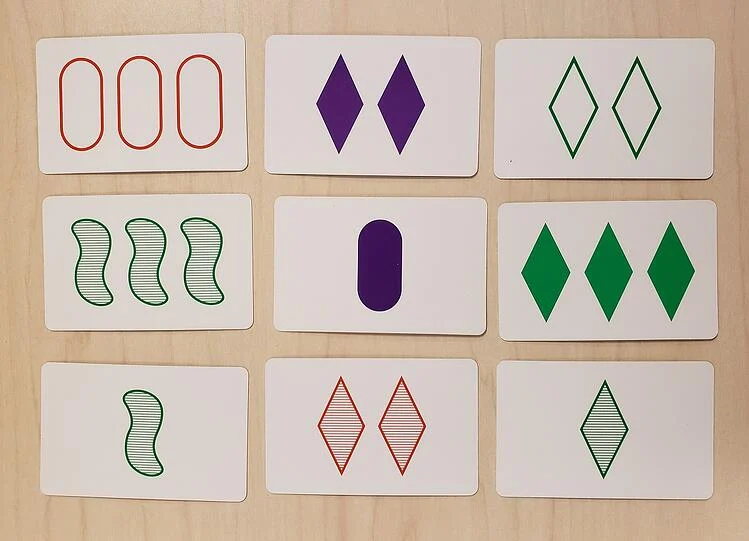
#> input picture image/image2.webp, 749 x 541 px
$ python main.py   (older library calls are emulated)
#> lines starting #> are read from the running program, lines starting #| are printed output that depends on the picture; after the words box and inside, x2 and y2 are one past the last pixel; in counts of white or black regions, pixels touching at a corner belong together
#> further down, image is the input picture: shape (541, 749, 3); mean B, G, R 172.1, 184.9, 199.4
### Cards.py
#!/usr/bin/env python3

############## Playing Card Detector Functions ###############
#
# Author: Evan Juras
# Date: 9/5/17
# Description: Functions and classes for CardDetector.py that perform
# various steps of the card detection algorithm


# Import necessary packages
import numpy as np
import cv2
import time

### Constants ###

# Adaptive threshold levels
BKG_THRESH = 60
CARD_THRESH = 30

# Width and height of card corner, where rank and suit are
CORNER_WIDTH = 32
CORNER_HEIGHT = 84

# Dimensions of rank train images
RANK_WIDTH = 70
RANK_HEIGHT = 125

# Dimensions of suit train images
SUIT_WIDTH = 70
SUIT_HEIGHT = 100

RANK_DIFF_MAX = 2000
SUIT_DIFF_MAX = 700

CARD_MAX_AREA = 1200000
CARD_MIN_AREA = 10000

font = cv2.FONT_HERSHEY_SIMPLEX

class Set_card:
	"""Structure to store information about query cards in the camera image."""

	def __init__(self):
		self.contour = [] # Contour of card
		self.width, self.height = 0, 0 # Width and height of card
		self.corner_pts = [] # Corner points of card
		self.center = [] # Center point of card
		self.warp = [] # 200x300, flattened, grayed, blurred image
		self.shape_img = [] # Thresholded, sized image of card's rank
		self.shape = 0
		self.color = 0
		self.shading = 0
		self.number = 0

def preprocess_image(image):
	"""Returns a grayed, blurred, and adaptively thresholded camera image."""

	gray = cv2.cvtColor(image,cv2.COLOR_BGR2GRAY)
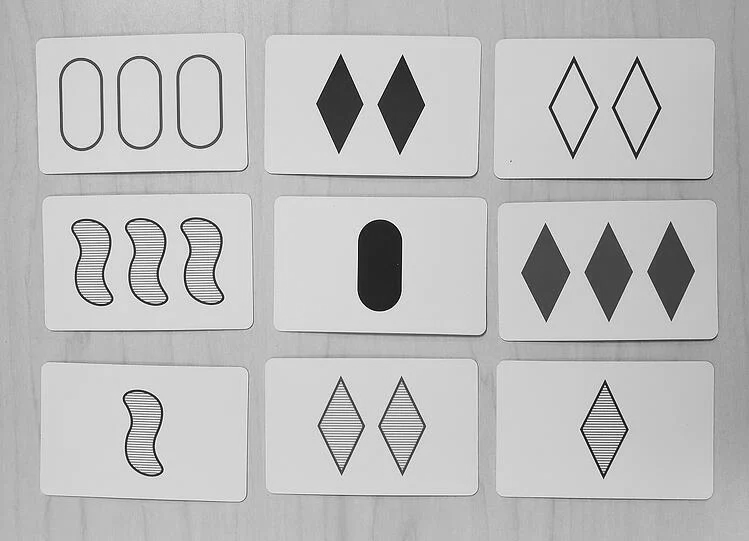
#> gray: shape (541, 749); min 4, max 255, mean 187.8
	blur = cv2.GaussianBlur(gray,(5,5),0)
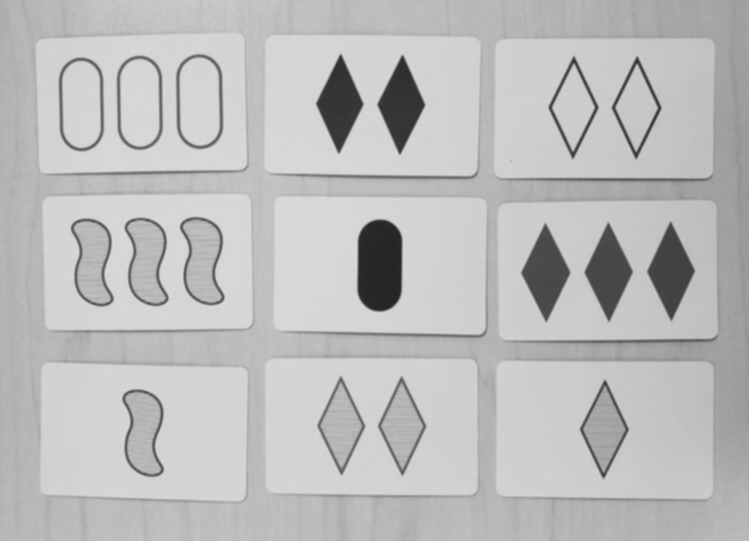
#> blur: shape (541, 749); min 35, max 219, mean 187.8

	# The best threshold level depends on the ambient lighting conditions.
	# For bright lighting, a high threshold must be used to isolate the cards
	# from the background. For dim lighting, a low threshold must be used.
	# To make the card detector independent of lighting conditions, the
	# following adaptive threshold method is used.
	#
	# A background pixel in the center top of the image is sampled to determine
	# its intensity. The adaptive threshold is set at 50 (THRESH_ADDER) higher
	# than that. This allows the threshold to adapt to the lighting conditions.
	img_w, img_h = np.shape(image)[:2]
#> img_w = 541; img_h = 749
	bkg_level = gray[int(img_h/100)][int(img_w/100)]
#> bkg_level = 174
	thresh_level = bkg_level + BKG_THRESH
#> thresh_level = 234
	thresh_level = min(195, thresh_level)
#> thresh_level = 195

	retval, thresh = cv2.threshold(blur,thresh_level,255,cv2.THRESH_BINARY)
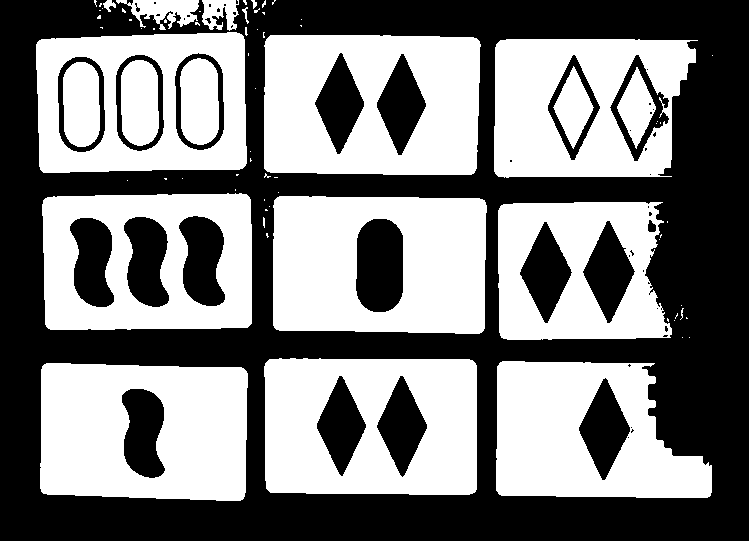
#> thresh: shape (541, 749); 49.9% white; 74 white regions (55 under 20 px)
#> retval = 195

	return thresh

def find_cards(thresh_image):
	"""Finds all card-sized contours in a thresholded camera image.
	Returns the number of cards, and a list of card contours sorted
	from largest to smallest."""

	# Find contours and sort their indices by contour size
	cnts,hier = cv2.findContours(thresh_image, cv2.RETR_TREE, cv2.CHAIN_APPROX_SIMPLE)
#> cnts = 128 contours, 89 with area under 20; largest, box (x1, y1, x2, y2) and area: (264, 35, 481, 175) 29310, (273, 196, 487, 334) 28276, (264, 358, 477, 495) 28272, (36, 32, 247, 173) 27844, (42, 193, 252, 330) 27584
	index_sort = sorted(range(len(cnts)), key=lambda i : cv2.contourArea(cnts[i]),reverse=True)
#> index_sort = 128 values, max 127 at index 78, min 0 at index 5, mean 63.5

	# If there are no contours, do nothing
	if len(cnts) == 0:
		return [], []

	# Otherwise, initialize empty sorted contour and hierarchy lists
	cnts_sort = []
	hier_sort = []
	cnt_is_card = np.zeros(len(cnts),dtype=int)
#> cnt_is_card = 128 values from 0 to 0

	# Fill empty lists with sorted contour and sorted hierarchy. Now,
	# the indices of the contour list still correspond with those of
	# the hierarchy list. The hierarchy array can be used to check if
	# the contours have parents or not.
	for i in index_sort:
		cnts_sort.append(cnts[i])
		hier_sort.append(hier[0][i])
#> this loop made 128 passes
#> i on passes 1 to 12: 78, 42, 8, 82, 44, 0, 61, 2, 26, 87, 85, 83
#> after the loop, cnts_sort has the same summary as cnts

	# Determine which of the contours are cards by applying the
	# following criteria: 1) Smaller area than the maximum card size,
	# 2), bigger area than the minimum card size, 3) have no parents,
	# and 4) have four corners
	for i in range(len(cnts_sort)):
		size = cv2.contourArea(cnts_sort[i])
		peri = cv2.arcLength(cnts_sort[i],True)
		approx = cv2.approxPolyDP(cnts_sort[i],0.01*peri,True)
		print(size)
		if (size > CARD_MIN_AREA and size < CARD_MAX_AREA and (hier_sort[i][3] == -1)):
			print((hier_sort[i][3] == -1))
			cnt_is_card[i] = 1
#> this loop made 128 passes
#> (size, peri) on passes 7 to 18: (24867, 710.6), (23215.5, 739.4), (21332, 706.4), (4208.5, 259.1), (4105, 256.9), (4010.5, 253.4), (3990, 251.2), (3303, 338.7), (3152.5, 255.7), (3099, 255.1), (3028, 258.2), (3017.5, 250.9)
#> (size, peri, approx) on passes 1 to 6: (29310.5, 697.5, [[266, 39], [267, 171], [474, 172], [476, 38]]), (28276, 688.4, [[274, 200], [276, 329], [483, 330], [484, 200]]), (28272, 684.4, [[265, 363], [270, 492], [475, 491], [472, 360]]), (27843.5, 681.5, [[243, 36], [39, 40], [40, 169], [242, 168]]), (27583.5, 679.2, [[249, 197], [45, 198], [46, 326], [247, 327]]), (26913, 671.3, [[42, 366], [43, 493], [243, 498], [243, 368]])
#> (printed output is left out)
#> after the loop, cnt_is_card = 128 values, max 1 at index 0, min 0 at index 9, mean 0.0703

	return cnts_sort, cnt_is_card

def preprocess_card(contour, image):
	"""Uses contour to find information about the query card. Isolates rank
	and suit images from the card."""

	# Initialize new Query_card object
	qCard = Set_card()

	qCard.contour = contour

	# Find perimeter of card and use it to approximate corner points
	peri = cv2.arcLength(contour,True)
	approx = cv2.approxPolyDP(contour,0.01*peri,True)
	pts = np.float32(approx)
	qCard.corner_pts = pts

	# Find width and height of card's bounding rectangle
	x,y,w,h = cv2.boundingRect(contour)
	qCard.width, qCard.height = w, h

	# Find center point of card by taking x and y average of the four corners.
	average = np.sum(pts, axis=0)/len(pts)
	cent_x = int(average[0][0])
	cent_y = int(average[0][1])
	qCard.center = [cent_x, cent_y]

	# Warp card into 200x300 flattened image using perspective transform
	qCard.warp = flattener(image, pts, w, h)

	# Grab corner of warped card image and do a 4x zoom
	Qcorner = qCard.warp[0:CORNER_HEIGHT, 0:CORNER_WIDTH]
	Qcorner_zoom = cv2.resize(Qcorner, (0,0), fx=4, fy=4)

	# [34 lines of commented-out code are left out]

	return qCard


# [25 lines left out: function draw_results, not called in this run]

def flattener(image, pts, w, h):
	"""Flattens an image of a card into a top-down 200x300 perspective.
	Returns the flattened, re-sized, grayed image.
	See www.pyimagesearch.com/2014/08/25/4-point-opencv-getperspective-transform-example/"""
	temp_rect = np.zeros((4,2), dtype = "float32")

	s = np.sum(pts, axis = 2)

	tl = pts[np.argmin(s)]
	br = pts[np.argmax(s)]

	diff = np.diff(pts, axis = -1)
	tr = pts[np.argmin(diff)]
	bl = pts[np.argmax(diff)]

	# Need to create an array listing points in order of
	# [top left, top right, bottom right, bottom left]
	# before doing the perspective transform

	if w <= 0.8*h: # If card is vertically oriented
		temp_rect[0] = tl
		temp_rect[1] = tr
		temp_rect[2] = br
		temp_rect[3] = bl

	if w >= 1.2*h: # If card is horizontally oriented
		temp_rect[0] = bl
		temp_rect[1] = tl
		temp_rect[2] = tr
		temp_rect[3] = br

	# If the card is 'diamond' oriented, a different algorithm
	# has to be used to identify which point is top left, top right
	# bottom left, and bottom right.

	if w > 0.8*h and w < 1.2*h: #If card is diamond oriented
		# If furthest left point is higher than furthest right point,
		# card is tilted to the left.
		if pts[1][0][1] <= pts[3][0][1]:
			# If card is titled to the left, approxPolyDP returns points
			# in this order: top right, top left, bottom left, bottom right
			temp_rect[0] = pts[1][0] # Top left
			temp_rect[1] = pts[0][0] # Top right
			temp_rect[2] = pts[3][0] # Bottom right
			temp_rect[3] = pts[2][0] # Bottom left

		# If furthest left point is lower than furthest right point,
		# card is tilted to the right
		if pts[1][0][1] > pts[3][0][1]:
			# If card is titled to the right, approxPolyDP returns points
			# in this order: top left, bottom left, bottom right, top right
			temp_rect[0] = pts[0][0] # Top left
			temp_rect[1] = pts[3][0] # Top right
			temp_rect[2] = pts[2][0] # Bottom right
			temp_rect[3] = pts[1][0] # Bottom left


	maxWidth = 200
	maxHeight = 300

	# Create destination array, calculate perspective transform matrix,
	# and warp card image
	dst = np.array([[0,0],[maxWidth-1,0],[maxWidth-1,maxHeight-1],[0, maxHeight-1]], np.float32)
	M = cv2.getPerspectiveTransform(temp_rect,dst)
	warp = cv2.warpPerspective(image, M, (maxWidth, maxHeight))
#	warp = cv2.cvtColor(warp,cv2.COLOR_BGR2GRAY)


	return warp

### main.py
#!/usr/bin/env python3
import cv2
import numpy as np
import time
import os
import Cards

if __name__ == "__main__":
	image = cv2.imread('image/image2.webp')

	img = Cards.preprocess_image(image)


	# Find and sort the contours of all cards in the image (query cards)
	cnts_sort, cnt_is_card = Cards.find_cards(img)
#> cnts_sort has the same summary as cnts in find_cards
	print(cnt_is_card )
#| [1 1 1 1 1 1 1 1 1 0 0 0 0 0 0 0 0 0 0 0 0 0 0 0 0 0 0 0 0 0 0 0 0 0 0 0 0
#|  0 0 0 0 0 0 0 0 0 0 0 0 0 0 0 0 0 0 0 0 0 0 0 0 0 0 0 0 0 0 0 0 0 0 0 0 0
#|  0 0 0 0 0 0 0 0 0 0 0 0 0 0 0 0 0 0 0 0 0 0 0 0 0 0 0 0 0 0 0 0 0 0 0 0 0
#|  0 0 0 0 0 0 0 0 0 0 0 0 0 0 0 0 0]
	if len(cnts_sort) != 0:
		# Initialize a new "cards" list to assign the card objects.
		# k indexes the newly made array of cards.
		cards = []
		k = 0

		# For each contour detected:
		for i in range(len(cnts_sort)):
			if (cnt_is_card[i] == 1):
				cv2.drawContours(image,cnts_sort[i],-1,(0,0,255),3)
				cards.append(Cards.preprocess_card(cnts_sort[i], image))
#> this loop made 128 passes
#> (peri in preprocess_card, x in preprocess_card, y in preprocess_card, w in preprocess_card, h in preprocess_card) on passes 1 to 6: (697.5, 264, 35, 217, 140), (688.4, 273, 196, 214, 138), (684.4, 264, 358, 213, 137), (681.5, 36, 32, 211, 141), (679.2, 42, 193, 210, 137), (671.3, 40, 363, 208, 138)
#> (peri in preprocess_card, x in preprocess_card, y in preprocess_card, w in preprocess_card, h in preprocess_card, average in preprocess_card) on passes 7 to 9: (710.6, 494, 39, 204, 139, [[637.9, 108.7]]), (739.4, 496, 361, 216, 137, [[634.2, 423.6]]), (706.4, 498, 202, 174, 138, [[613.3, 255]])
#> pass 1, in flattener, `warp = cv2.warpPerspective(image, M, (maxWidth, maxHeight))`:
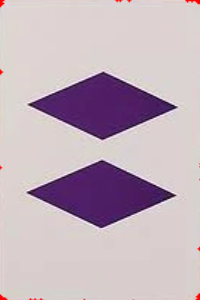
#> warp: shape (300, 200, 3); mean B, G, R 188.1, 177.8, 194.5
#> pass 1, in preprocess_card, `Qcorner = qCard.warp[0:CORNER_HEIGHT, 0:CORNER_WIDTH]`:
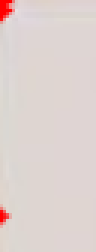
#> Qcorner: shape (84, 32, 3) (shown 3 times larger); mean B, G, R 207.5, 210.3, 222.3
#> pass 2, in flattener (call 2), `warp = cv2.warpPerspective(image, M, (maxWidth, maxHeight))`:
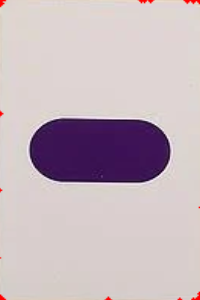
#> warp: shape (300, 200, 3); mean B, G, R 189.9, 183.4, 198.3
#> after the loop:
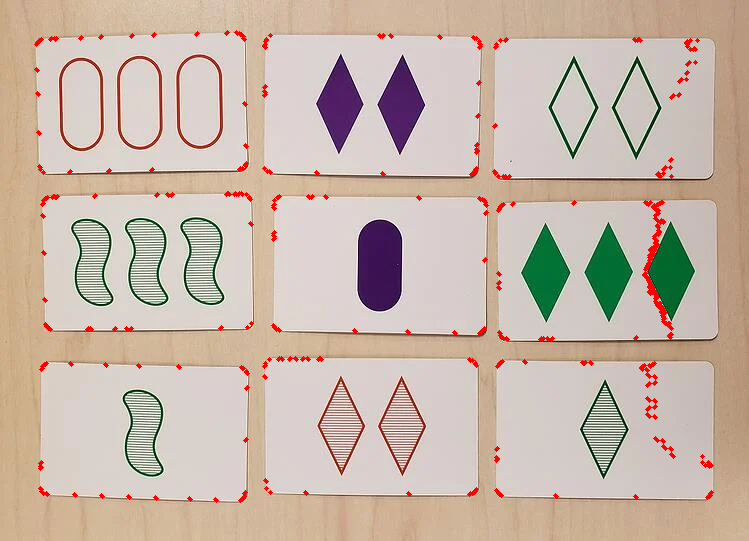
#> image: shape (541, 749, 3); 1.25% of pixels changed, all inside (x1, y1, x2, y2) = (34, 30, 714, 503)
#> after the loop, cards = 9 items

		for i in range(len(cards)):
			cv2.imshow('{}'.format(i), cards[i].warp)
			cv2.waitKey(10)
#> (the run stopped early here; a loop or call above may not have finished)
